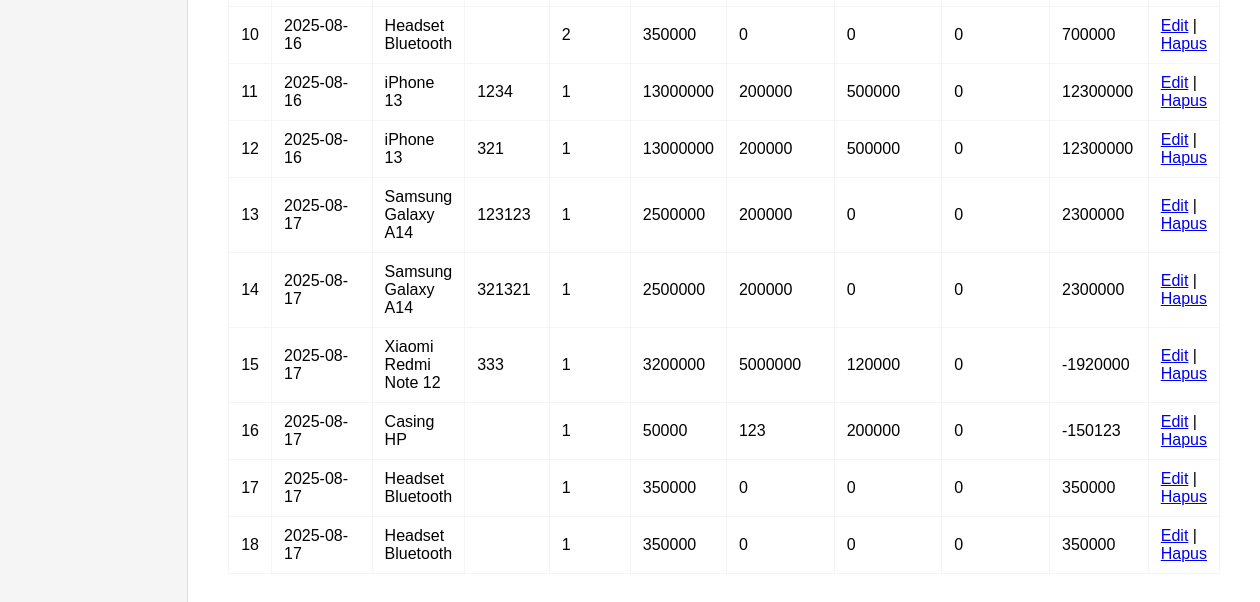
Page /detail_penjualan/index.php (lower part) on the earlier database version.
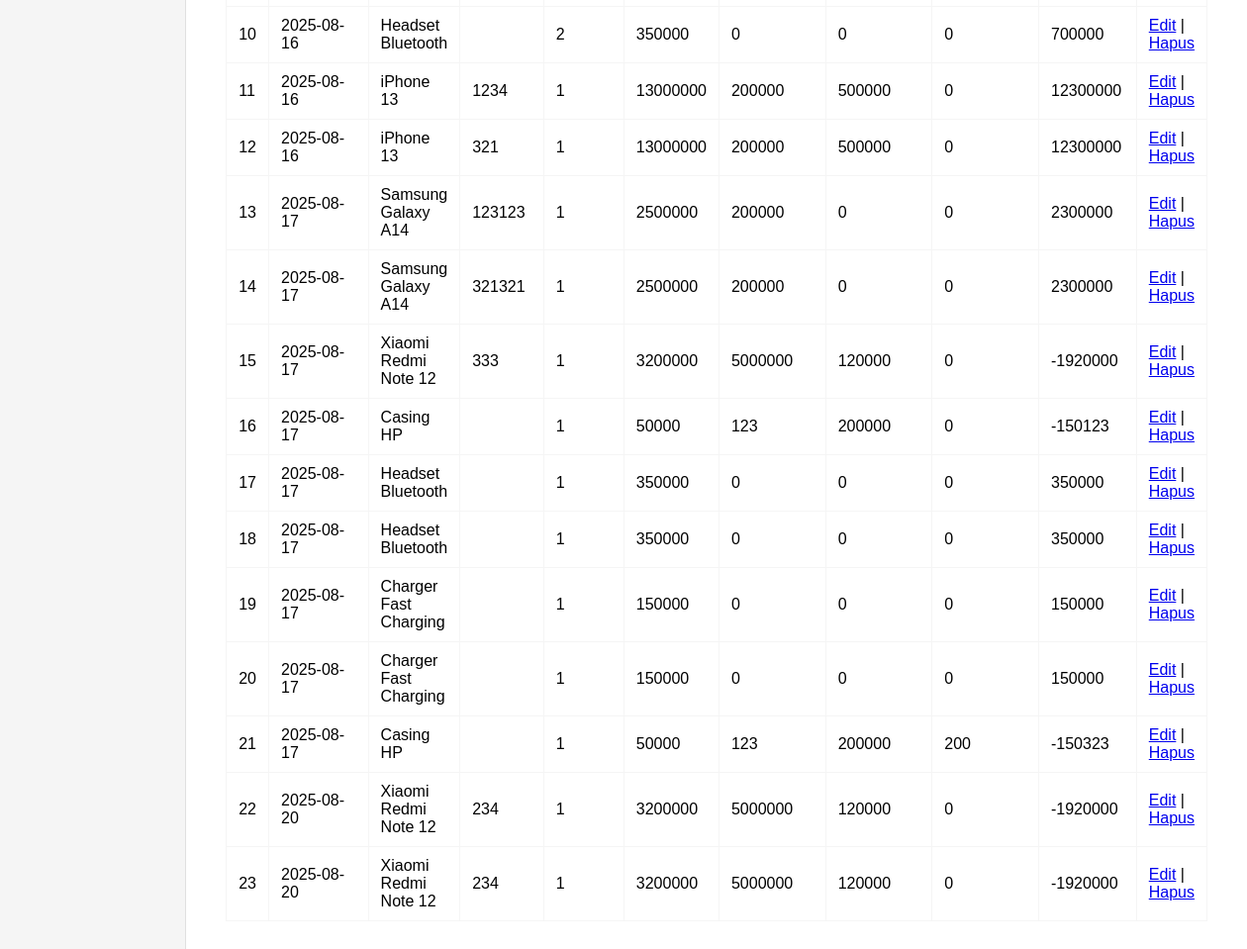
Same page on the later database version.
### tables this page shows
CREATE TABLE `detail_penjualan` (
  `id_detail_penjualan` int(11) NOT NULL,
  `id_penjualan` int(11) NOT NULL,
  `id_barang` int(11) NOT NULL,
  `imei_sn` varchar(20) NOT NULL,
  `imei1` varchar(50) DEFAULT NULL,
  `imei2` varchar(50) DEFAULT NULL,
  `jumlah` int(11) NOT NULL,
  `harga_jual` decimal(10,0) NOT NULL,
  `potongan1` decimal(10,0) NOT NULL,
  `potongan2` decimal(10,0) NOT NULL,
  `potongan3` decimal(10,0) NOT NULL,
  `total_setelah_potongan` decimal(10,0) NOT NULL
);

CREATE TABLE `penjualan` (
  `id_penjualan` int(11) NOT NULL,
  `tanggal_penjualan` date NOT NULL,
  `id_pelanggan` int(11) NOT NULL,
  `id_pegawai` int(11) NOT NULL,
  `metode_pembayaran` enum('cash','qris','ewallet','bank') NOT NULL,
  `total` decimal(10,0) NOT NULL,
  `diskon` decimal(10,0) NOT NULL,
  `subtotal` decimal(10,0) NOT NULL,
  `sisa_bayar` decimal(10,0) NOT NULL
);

CREATE TABLE `barang` (
  `id_barang` int(11) NOT NULL,
  `kode_barang` varchar(20) NOT NULL,
  `sku` varchar(20) NOT NULL,
  `nama_barang` varchar(40) NOT NULL,
  `varian` varchar(20) NOT NULL,
  `brand` varchar(20) NOT NULL,
  `kategori` varchar(20) NOT NULL,
  `harga_jual_default` decimal(10,0) NOT NULL,
  `sn` tinyint(1) NOT NULL DEFAULT 0
);

### detail_penjualan/index.php (the view, shortened to what this page needs)
<?php
include '../koneksi.php';
$sql = "SELECT dp.*, p.tanggal_penjualan, b.nama_barang
        FROM detail_penjualan dp
        LEFT JOIN penjualan p ON dp.id_penjualan = p.id_penjualan
        LEFT JOIN barang b ON dp.id_barang = b.id_barang";
$result = mysqli_query($koneksi, $sql);
?>
<!DOCTYPE html>
<html>
<head>
</head>
<body>
    <div class="container">
        <nav class="sidebar">
        </nav>
        <div class="main-content">
            <table>
                <?php while ($row = mysqli_fetch_assoc($result)) { ?>
                <tr>
                    <td><?= $row['id_detail_penjualan'] ?></td>
                    <td><?= $row['tanggal_penjualan'] ?></td>
                    <td><?= $row['nama_barang'] ?></td>
                    <td><?= $row['imei_sn'] ?></td>
                    <td><?= $row['jumlah'] ?></td>
                    <td><?= $row['harga_jual'] ?></td>
                    <td><?= $row['potongan1'] ?></td>
                    <td><?= $row['potongan2'] ?></td>
                    <td><?= $row['potongan3'] ?></td>
                    <td><?= $row['total_setelah_potongan'] ?></td>
                    <td>
                        <a href="edit.php?id=<?= $row['id_detail_penjualan'] ?>">Edit</a> |
                        <a href="hapus.php?id=<?= $row['id_detail_penjualan'] ?>" onclick="return confirm('Yakin hapus?');">Hapus</a>
                    </td>
                </tr>
                <?php } ?>
            </table>
        </div>
    </div>
</body>
</html>

Differences in the rows shown:
added detail_penjualan: id_detail_penjualan "19", id_penjualan.tanggal_penjualan "2025-08-17", id_barang.nama_barang "Charger Fast Charging", jumlah "1", harga_jual "150000", potongan1 "0", potongan2 "0", potongan3 "0", total_setelah_potongan "150000"
added detail_penjualan: id_detail_penjualan "20", id_penjualan.tanggal_penjualan "2025-08-17", id_barang.nama_barang "Charger Fast Charging", jumlah "1", harga_jual "150000", potongan1 "0", potongan2 "0", potongan3 "0", total_setelah_potongan "150000"
added detail_penjualan: id_detail_penjualan "21", id_penjualan.tanggal_penjualan "2025-08-17", id_barang.nama_barang "Casing HP", jumlah "1", harga_jual "50000", potongan1 "123", potongan2 "200000", potongan3 "200", total_setelah_potongan "-150323"
added detail_penjualan: id_detail_penjualan "22", id_penjualan.tanggal_penjualan "2025-08-20", id_barang.nama_barang "Xiaomi Redmi Note 12", imei_sn "234", jumlah "1", harga_jual "3200000", potongan1 "5000000", potongan2 "120000", potongan3 "0", total_setelah_potongan "-1920000"
added detail_penjualan: id_detail_penjualan "23", id_penjualan.tanggal_penjualan "2025-08-20", id_barang.nama_barang "Xiaomi Redmi Note 12", imei_sn "234", jumlah "1", harga_jual "3200000", potongan1 "5000000", potongan2 "120000", potongan3 "0", total_setelah_potongan "-1920000"
